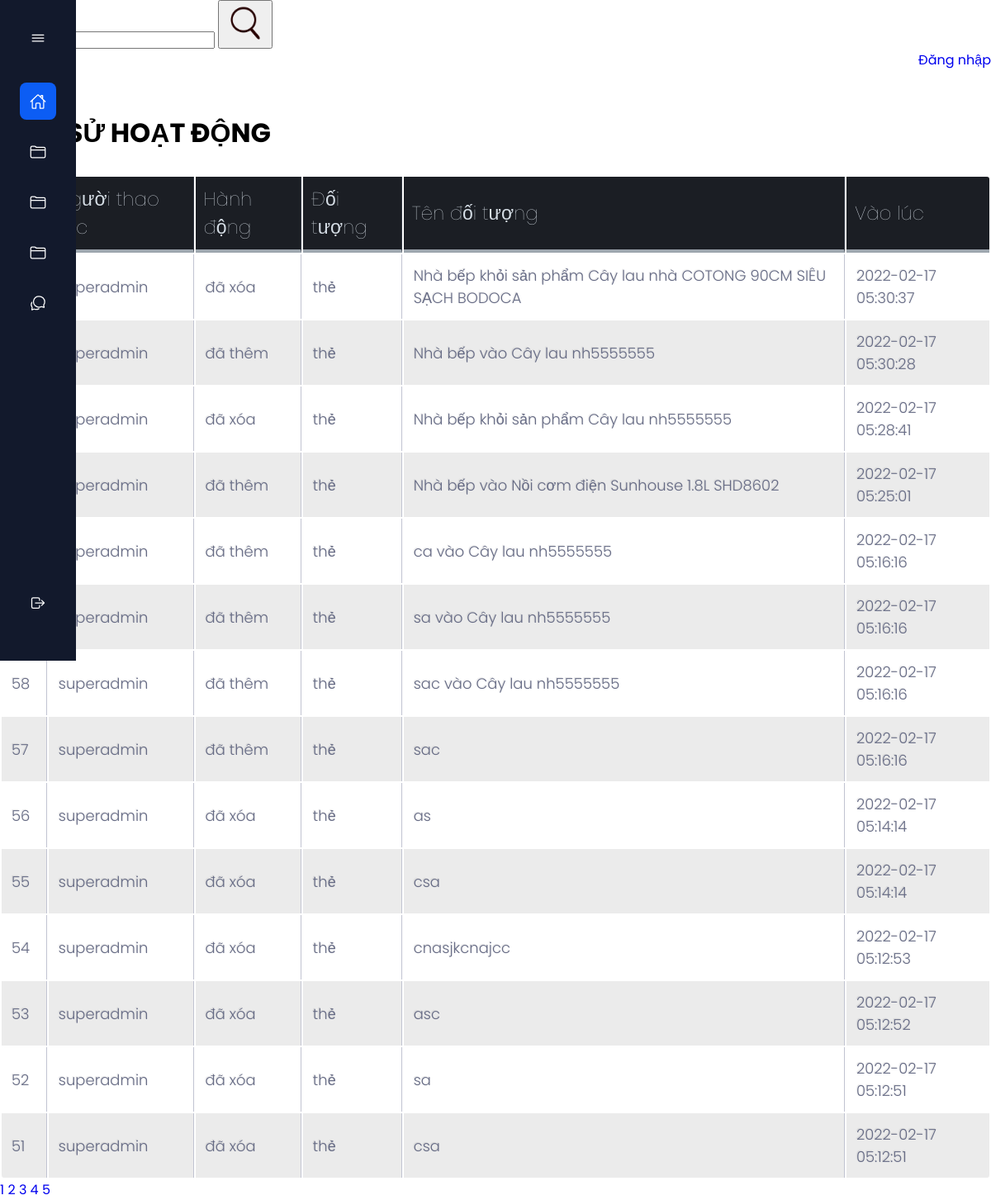
The page /admin/activity_log/index.php (signed in) on the database as committed earlier.
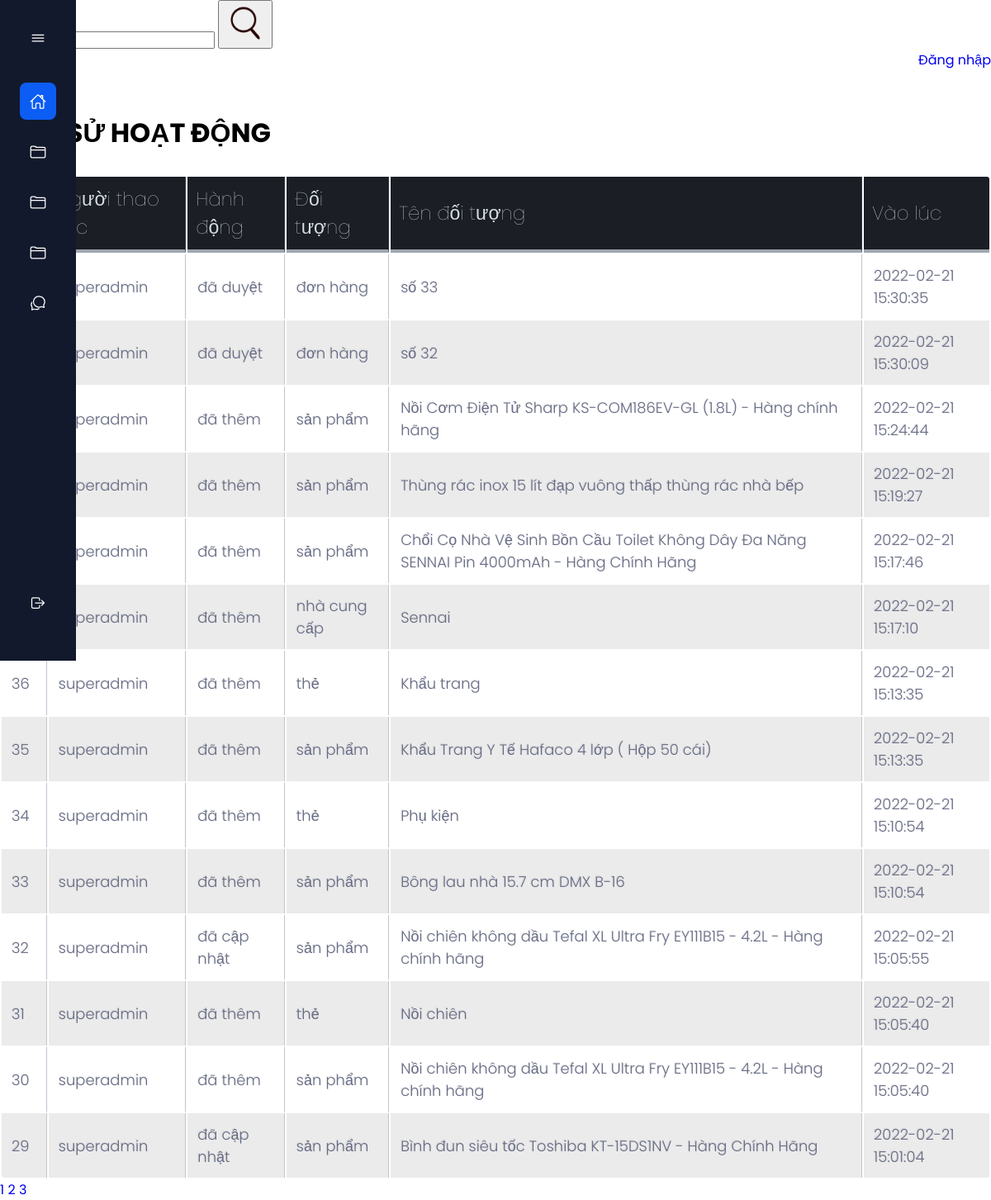
The same page on the database as committed later.
### tables this page shows
CREATE TABLE `activities` (
  `id` int NOT NULL,
  `admin_id` int NOT NULL,
  `activity` varchar(50) NOT NULL,
  `object` varchar(50) NOT NULL,
  `object_name` varchar(250) NOT NULL,
  `time` timestamp NOT NULL DEFAULT CURRENT_TIMESTAMP
);

### admin/activity_log/index.php (the view, shortened to what this page needs)
<!DOCTYPE html>
<html>
<head>
	<link rel="stylesheet" href="../index3.css">
	<link rel="stylesheet" href="../style_validate1.css">
	<link rel="stylesheet" type="text/css" href="../style_table.css">
</head>
<?php require '../connect_database.php';
if ( empty($_GET['page']) ) {
	$index_page = 1;
} else {
	$index_page = $_GET['page'];
}
$sql_select_count_activity = "SELECT count(*) FROM activities";
$count_activities = mysqli_fetch_array(mysqli_query($connect_database, $sql_select_count_activity))['count(*)'] ;
$activities_per_page = 14;
$activities_skipped = ( $index_page - 1 ) * $activities_per_page;
$pages = ceil($count_activities / $activities_per_page);
$sql_select_activity = "
	SELECT activities.*, admins.name as 'admin_name'
	FROM activities
	LEFT JOIN admins on admins.id = activities.admin_id
	ORDER BY id DESC
	LIMIT $activities_per_page OFFSET $activities_skipped
";
$query_sql_select_activity = mysqli_query($connect_database, $sql_select_activity);
?>
<body>
<?php require '../menu.php'; ?>
<div class="top">
	<div class = "search">
		<form class = "form_search">
			<input type="search" name="search" value = "<?php echo $content_search ?>">
			<button>
				<img src="../style/style_image/icon_search.png" width="50px">
			</button>
		</form>
	</div>
	<div class = "login">
		<a class = "login" href="https://google.com">Đăng nhập</a>
	</div>
</div>
<div class = "bot">
	<div class = "header">
		<h1 class =  "header" >LỊCH SỬ HOẠT ĐỘNG</h1>
	</div>
	<br>
	<?php require '../validate.php' ?>
	<table class="table">
		<tr>
			<th>Mã</th>
			<th>Người thao tác</th>
			<th>Hành động</th>
			<th>Đối tượng</th>
			<th>Tên đối tượng</th>
			<th>Vào lúc</th>
		</tr>
		<?php foreach ($query_sql_select_activity as $each_activity): ?>
		<tr>
			<td><?php echo $each_activity['id'] ?></td>
			<td><?php echo $each_activity['admin_name'] ?></td>
			<td><?php echo 'đã ' . $each_activity['activity'] ?></td>
			<td><?php echo $each_activity['object'] ?></td>
			<td><?php echo $each_activity['object_name'] ?></td>
			<td><?php echo $each_activity['time'] ?></td>
		</tr>
		<?php endforeach ?>
	</table>
	<?php for ($i=1; $i <= $pages; $i++) {  ?>
		<a href = "?page=<?php echo $i ?>"><?php echo $i ?></a>
	<?php } ?>
</div>
</body>
</html>

Rows that differ between the two databases and show on the page:
removed activities: admin.name "superadmin", activity "xóa", object "thẻ", object_name "Nhà bếp khỏi sản phẩm Cây lau nhà COTONG 90CM SIÊU SẠCH BODOCA", time "2022-02-17 05:30:37"
removed activities: admin.name "superadmin", activity "thêm", object "thẻ", object_name "Nhà bếp vào Cây lau nh5555555", time "2022-02-17 05:30:28"
removed activities: admin.name "superadmin", activity "xóa", object "thẻ", object_name "Nhà bếp khỏi sản phẩm Cây lau nh5555555", time "2022-02-17 05:28:41"
removed activities: admin.name "superadmin", activity "thêm", object "thẻ", object_name "Nhà bếp vào Nồi cơm điện Sunhouse 1.8L SHD8602", time "2022-02-17 05:25:01"
removed activities: admin.name "superadmin", activity "thêm", object "thẻ", object_name "ca vào Cây lau nh5555555", time "2022-02-17 05:16:16"
removed activities: admin.name "superadmin", activity "thêm", object "thẻ", object_name "sa vào Cây lau nh5555555", time "2022-02-17 05:16:16"
removed activities: id "58", admin.name "superadmin", activity "thêm", object "thẻ", object_name "sac vào Cây lau nh5555555", time "2022-02-17 05:16:16"
removed activities: id "57", admin.name "superadmin", activity "thêm", object "thẻ", object_name "sac", time "2022-02-17 05:16:16"
removed activities: id "56", admin.name "superadmin", activity "xóa", object "thẻ", object_name "as", time "2022-02-17 05:14:14"
removed activities: id "55", admin.name "superadmin", activity "xóa", object "thẻ", object_name "csa", time "2022-02-17 05:14:14"
removed activities: id "54", admin.name "superadmin", activity "xóa", object "thẻ", object_name "cnasjkcnajcc", time "2022-02-17 05:12:53"
removed activities: id "53", admin.name "superadmin", activity "xóa", object "thẻ", object_name "asc", time "2022-02-17 05:12:52"
removed activities: id "52", admin.name "superadmin", activity "xóa", object "thẻ", object_name "sa", time "2022-02-17 05:12:51"
removed activities: id "51", admin.name "superadmin", activity "xóa", object "thẻ", object_name "csa", time "2022-02-17 05:12:51"
now on this page (row edited): activities: admin.name "superadmin", activity "duyệt", object "đơn hàng", object_name "số 33", time "2022-02-21 15:30:35"
now on this page (row edited): activities: admin.name "superadmin", activity "duyệt", object "đơn hàng", object_name "số 32", time "2022-02-21 15:30:09"
now on this page (row edited): activities: admin.name "superadmin", activity "thêm", object "sản phẩm", object_name "Nồi Cơm Điện Tử Sharp KS-COM186EV-GL (1.8L) - Hàng chính hãng", time "2022-02-21 15:24:44"
now on this page (row edited): activities: admin.name "superadmin", activity "thêm", object "sản phẩm", object_name "Thùng rác inox 15 lít đạp vuông thấp thùng rác nhà bếp", time "2022-02-21 15:19:27"
now on this page (row edited): activities: admin.name "superadmin", activity "thêm", object "sản phẩm", object_name "Chổi Cọ Nhà Vệ Sinh Bồn Cầu Toilet Không Dây Đa Năng SENNAI Pin 4000mAh - Hàng Chính Hãng", time "2022-02-21 15:17:46"
now on this page (row edited): activities: admin.name "superadmin", activity "thêm", object "nhà cung cấp", object_name "Sennai", time "2022-02-21 15:17:10"
now on this page (row edited): activities: id "36", admin.name "superadmin", activity "thêm", object "thẻ", object_name "Khẩu trang", time "2022-02-21 15:13:35"
now on this page (row edited): activities: id "35", admin.name "superadmin", activity "thêm", object "sản phẩm", object_name "Khẩu Trang Y Tế Hafaco 4 lớp ( Hộp 50 cái)", time "2022-02-21 15:13:35"
now on this page (row edited): activities: id "34", admin.name "superadmin", activity "thêm", object "thẻ", object_name "Phụ kiện", time "2022-02-21 15:10:54"
now on this page (row edited): activities: id "33", admin.name "superadmin", activity "thêm", object "sản phẩm", object_name "Bông lau nhà 15.7 cm DMX B-16", time "2022-02-21 15:10:54"
now on this page (row edited): activities: id "32", admin.name "superadmin", activity "cập nhật", object "sản phẩm", object_name "Nồi chiên không dầu Tefal XL Ultra Fry EY111B15 - 4.2L - Hàng chính hãng", time "2022-02-21 15:05:55"
now on this page (row edited): activities: id "31", admin.name "superadmin", activity "thêm", object "thẻ", object_name "Nồi chiên", time "2022-02-21 15:05:40"
now on this page (row edited): activities: id "30", admin.name "superadmin", activity "thêm", object "sản phẩm", object_name "Nồi chiên không dầu Tefal XL Ultra Fry EY111B15 - 4.2L - Hàng chính hãng", time "2022-02-21 15:05:40"
now on this page (row edited): activities: id "29", admin.name "superadmin", activity "cập nhật", object "sản phẩm", object_name "Bình đun siêu tốc Toshiba KT-15DS1NV - Hàng Chính Hãng", time "2022-02-21 15:01:04"
Other text that changed with them:
list line gone: "4"
list line gone: "5"
